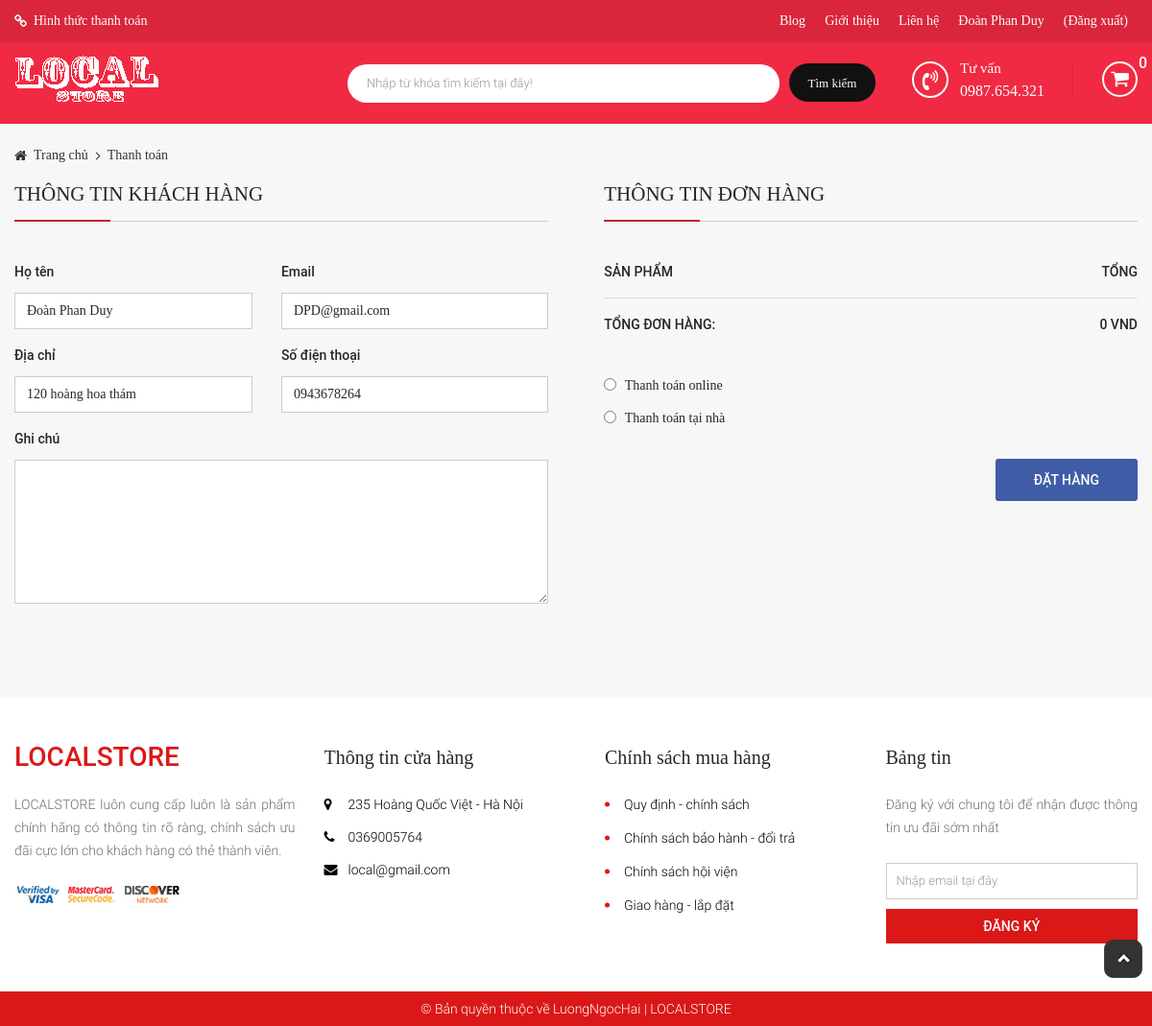
The page /?modules=checkouts&action=index (signed in) on the database its author committed.
### tables this page shows
CREATE TABLE `tbl_customer` (
  `id` int(11) NOT NULL,
  `username` varchar(255) NOT NULL,
  `password` varchar(255) NOT NULL,
  `fullname` varchar(255) NOT NULL,
  `mail` varchar(255) NOT NULL,
  `phone` varchar(10) NOT NULL,
  `address` text NOT NULL,
  `create_date` varchar(255) NOT NULL
);

### libraries/database.php (called while the page is built, shortened)
<?php
function db_query($query_string) {
    global $conn;
    $result = mysqli_query($conn, $query_string);
    return $result;
}
function db_fetch_row($query_string) {
    $mysqli_result = db_query($query_string);
    $result = mysqli_fetch_assoc($mysqli_result);
    return $result;
}

### modules/checkouts/models/indexModel.php (called while the page is built, shortened)
<?php
function getUserById($id){
	return db_fetch_row("SELECT * FROM `tbl_customer` WHERE `id` = '$id'");
}
 ?>

### modules/checkouts/controllers/indexController.php (called while the page is built, shortened)
<?php
function indexAction(){
	$data=array();
	if(!empty($_SESSION['id_customer'])){
		$data[] = getUserById($_SESSION['id_customer']);
	}
	load_view('index',$data);
}
 ?>

### core/router.php (called while the page is built, shortened)
<?php
$action_name = get_action().'Action';
call_function(array('construct', $action_name));

### core/appload.php (called while the page is built, shortened)
<?php
require CONFIGPATH . DIRECTORY_SEPARATOR . 'database.php';
require LIBPATH . DIRECTORY_SEPARATOR . 'database.php';
require COREPATH . DIRECTORY_SEPARATOR . 'base.php';
require COREPATH . DIRECTORY_SEPARATOR . 'router.php';

### index.php (called while the page is built, shortened)
<?php
require COREPATH.DIRECTORY_SEPARATOR.'appload.php';

### modules/checkouts/views/indexView.php (the view, shortened to what this page needs)
<div id="main-content-wp" class="checkout-page" >
    <div class="section" id="breadcrumb-wp">
        <div class="wp-inner">
            <div class="section-detail">
                <ul class="list-item clearfix">
                    <li>
                        <a href="?page=home" title="">Trang chủ</a>
                    </li>
                    <li>
                        <a href="" title="">Thanh toán</a>
                    </li>
                </ul>
            </div>
        </div>
    </div>
    <div id="wrapper" class="wp-inner clearfix">
        <form method="post" action="?modules=checkouts&controllers=index&action=checkout" name="form-checkout">
            <div class="section" id="customer-info-wp">
                <div class="section-head">
                    <h1 class="section-title">Thông tin khách hàng</h1>
                </div>
                <div class="section-detail">
                    <?php if(!empty($data)) { foreach ($data as  $value) {?>
                        <div class="form-row clearfix">
                            <div class="form-col fl-left">
                                <label for="fullname">Họ tên</label>
                                <input type="text" name="fullname" id="fullname" value="<?php echo $value['fullname']; ?>">
                            </div>
                            <div class="form-col fl-right">
                                <label for="email">Email</label>
                                <input type="email" name="email" id="email" value="<?php echo $value['mail']; ?>">
                            </div>
                        </div>
                        <div class="form-row clearfix">
                            <div class="form-col fl-left">
                                <label for="address">Địa chỉ</label>
                                <input type="text" name="address" id="address" value="<?php echo $value['address']; ?>">
                            </div>
                            <div class="form-col fl-right">
                                <label for="phone">Số điện thoại</label>
                                <input type="tel" name="phone" id="phone" value="<?php echo $value['phone']; ?>">
                            </div>
                        </div>
                    <?php }};if(empty($data)){ ?>
                        <div class="form-row clearfix">
                            <div class="form-col fl-left">
                                <label for="fullname">Họ tên</label>
                                <input type="text" name="fullname" id="fullname">
                            </div>
                            <div class="form-col fl-right">
                                <label for="email">Email</label>
                                <input type="email" name="email" id="email">
                            </div>
                        </div>
                        <div class="form-row clearfix">
                            <div class="form-col fl-left">
                                <label for="address">Địa chỉ</label>
                                <input type="text" name="address" id="address">
                            </div>
                            <div class="form-col fl-right">
                                <label for="phone">Số điện thoại</label>
                                <input type="tel" name="phone" id="phone">
                            </div>
                        </div>
                    <?php }; ?>
                        <div class="form-row">
                            <div class="form-col">
                                <label for="notes">Ghi chú</label>
                                <textarea name="note"></textarea>
                            </div>
                        </div>
                </div>
            </div>
            <div class="section" id="order-review-wp">
                <div class="section-head">
                    <h1 class="section-title">Thông tin đơn hàng</h1>
                </div>
                <div class="section-detail">
                    <table class="shop-table">
                        <thead>
                            <tr>
                                <td>Sản phẩm</td>
                                <td>Tổng</td>
                            </tr>
                        </thead>
                        <tfoot>
                            <tr class="order-total">
                                <td>Tổng đơn hàng:</td>
                                <td><strong class="total-price"><?php if(isset($_SESSION['cart']['buy'])) echo $_SESSION['cart']['info']['total']." VND"; else echo "0 VND"; ?></strong></td>
                            </tr>
                        </tfoot>
                    </table>
                    <div id="payment-checkout-wp">
                        <ul id="payment_methods">
                            <li>
                                <input type="radio" id="direct-payment" name="payment_method" value="card_payment">
                                <label for="direct-payment">Thanh toán online</label>
                            </li>
                            <li>
                                <input type="radio" id="payment-home" name="payment_method" value="home_payment">
                                <label for="payment-home">Thanh toán tại nhà</label>
                            </li>
                        </ul>
                    </div>
                    <div class="place-order-wp clearfix">
                        <input type="submit" id="order-now" value="Đặt hàng" name="btn_submit">
                    </div>
                </div>
            </div>
        </form>
    </div>
</div>

### core/base.php (shortened to what this page needs)
<?php
function get_module() {
    global $config;
    $module = isset($_GET['modules']) ? $_GET['modules'] : $config['default_module'];
    return $module;
}
function call_function($list_function = array()) {
    if (is_array($list_function)) {
        foreach ($list_function as $f) {
            if (function_exists($f())) {
                $f();
            }
        }
    }
}
function load_view($name, $data_send = array()) {
    $data = $data_send;
    $path = MODULESPATH . DIRECTORY_SEPARATOR . get_module() . DIRECTORY_SEPARATOR . 'views' . DIRECTORY_SEPARATOR . $name . 'View.php';
    if (file_exists($path)) {
        require $path;
    } else {
        echo "Không tìm thấy {$path}";
    }
}
function get_header($name = '') {
    global $data;
    if (empty($name)) {
        $name = 'header';
    } else {
        $name = "header-{$name}";
    }
    $path = LAYOUTPATH . DIRECTORY_SEPARATOR . $name . '.php';
    if (file_exists($path)) {
        if (is_array($data)) {
            foreach ($data as $key => $a) {
                $$key = $a;
            }
        }
        require $path;
    } else {
        echo "Không tìm thấy {$path}";
    }
}
function get_footer($name = '') {
    global $data;
    if (empty($name)) {
        $name = 'footer';
    } else {
        $name = "footer-{$name}";
    }
    $path = LAYOUTPATH . DIRECTORY_SEPARATOR . $name . '.php';
    if (file_exists($path)) {
        if (is_array($data)) {
            foreach ($data as $key => $a) {
                $$key = $a;
            }
        }
        require $path;
    } else {
        echo "Không tìm thấy {$path}";
    }
}
?>

### public/css/import/global.css (style rules this page uses)
body { font-family: 'Roboto Regular'; font-size: 14px; line-height: normal; color: #272727; line-height: 24px; }
.wp-inner { width: 1170px; margin: 0px auto; }
.fl-left { float: left; }
.fl-right { float: right; }
ul li { list-style: none!important; }
a { text-decoration: none!important; }

### public/css/import/home.css (style rules this page uses)
#main-content-wp { background: #f7f7f7; padding-top: 25px; padding-bottom: 75px; }

### public/css/import/category_product.css (style rules this page uses)
#breadcrumb-wp { margin-bottom: 20px; }
#breadcrumb-wp .list-item li { float: left; }
#breadcrumb-wp .list-item li a { position: relative; display: block; color: #333; padding-left: 20px; line-height: normal; }
#breadcrumb-wp .list-item li:first-child a:before { position: absolute; content: '\f015'; font-family: 'FontAwesome'; top: 1px; left: 0; line-height: normal; }
#breadcrumb-wp .list-item li:nth-child(n+2) a:before { position: absolute; content: '\f105'; font-family: 'FontAwesome'; top: 1px; left: 8px; line-height: normal; }

### public/css/import/checkout.css (style rules this page uses)
#customer-info-wp { float: left; width: 47.5%; margin-right: 2.5%; }
#order-review-wp { float: right; width: 47.5%; margin-left: 2.5%; }
#customer-info-wp .section-head .section-title { font-size: 16px; }
#customer-info-wp .section-head .section-title, #order-review-wp .section-head .section-title { position: relative; display: block; font-size: 21px; color: #272727; text-transform: uppercase; line-height: normal; padding-bottom: 15px; margin-bottom: 40px; border-bottom: 1px solid #ccc; text-align: left; font-family: 'Roboto Regular'; font-weight: normal; }
#order-review-wp .section-head .section-title:before, #customer-info-wp .section-head .section-title:before { position: absolute; content: ''; bottom: -1px; width: 100px; height: 2px; background: #bf2424; left: 0px; }
#customer-info-wp .form-row { padding-bottom: 15px; }
#customer-info-wp .form-row label { display: block; padding-bottom: 10px; font-family: 'Roboto Medium'; font-weight: normal; }
#customer-info-wp .form-row .form-col { width: 50%; padding-right: 30px; }
#customer-info-wp .form-row .form-col:nth-child(2) { padding-right: 0; }
#customer-info-wp .form-row .form-col input[type="text"], #customer-info-wp .form-row .form-col input[type="email"], #customer-info-wp .form-row .form-col input[type="tel"], #customer-info-wp .form-row:nth-child(3) .form-col textarea { width: 100%; padding: 6px 12px; border: 1px solid #cccccc; }
#customer-info-wp .form-row:nth-child(3) .form-col { width: 100%; padding-right: 0; }
#customer-info-wp .form-row:nth-child(3) .form-col textarea { height: 150px; }
#order-review-wp .shop-table { width: 100%; text-align: left; }
#order-review-wp .shop-table tr td:nth-child(2) { text-align: right; }
#order-review-wp .shop-table thead tr { border-bottom: 1px solid #ddd; }
#order-review-wp .shop-table thead tr td { text-transform: uppercase; padding-bottom: 15px; text-transform: uppercase; font-family: 'Roboto Medium'; }
#order-review-wp .shop-table tfoot tr td { padding: 15px 0px; text-transform: uppercase; font-family: 'Roboto Medium'; font-weight: normal; }
#payment-checkout-wp { margin-top: 25px; }
#payment-checkout-wp #payment_methods li { padding-bottom: 10px; }
#payment-checkout-wp #payment_methods li input[type="radio"] { position: relative; top: 1px; }
#payment-checkout-wp #payment_methods li label { display: inline-block; padding-left: 5px; }
.place-order-wp { margin-top: 20px; }
.place-order-wp input[type="submit"] { float: right; display: inline-block; padding: 10px 40px; text-transform: uppercase; border-radius: 3px; font-family: 'Roboto Medium'; font-weight: normal; border: none; outline: none; background: #3f5da6; color: #fff; }
.order-total .total-price { font-family: 'Roboto Medium'; font-weight: normal; }
.checkout-page #fullname, .checkout-page #phone, .checkout-page #email, .checkout-page #desire { margin-bottom: 0!important; }

### rows shown on the page
tbl_customer: fullname "Đoàn Phan Duy", email "DPD@gmail.com", address "120 hoàng hoa thám", phone "0943678264"
